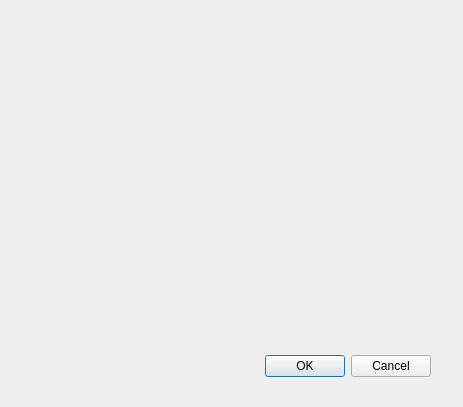
<?xml version="1.0" encoding="UTF-8"?>
<ui version="4.0">
 <class>SpriteDetailDialog</class>
 <widget class="QDialog" name="SpriteDetailDialog">
  <property name="geometry">
   <rect>
    <x>0</x>
    <y>0</y>
    <width>463</width>
    <height>407</height>
   </rect>
  </property>
  <property name="windowTitle">
   <string>Dialog</string>
  </property>
  <widget class="QDialogButtonBox" name="buttonBox">
   <property name="geometry">
    <rect>
     <x>90</x>
     <y>351</y>
     <width>341</width>
     <height>31</height>
    </rect>
   </property>
   <property name="orientation">
    <enum>Qt::Horizontal</enum>
   </property>
   <property name="standardButtons">
    <set>QDialogButtonBox::Cancel|QDialogButtonBox::Ok</set>
   </property>
  </widget>
 </widget>
 <resources/>
 <connections>
  <connection>
   <sender>buttonBox</sender>
   <signal>accepted()</signal>
   <receiver>SpriteDetailDialog</receiver>
   <slot>accept()</slot>
   <hints>
    <hint type="sourcelabel">
     <x>248</x>
     <y>254</y>
    </hint>
    <hint type="destinationlabel">
     <x>157</x>
     <y>274</y>
    </hint>
   </hints>
  </connection>
  <connection>
   <sender>buttonBox</sender>
   <signal>rejected()</signal>
   <receiver>SpriteDetailDialog</receiver>
   <slot>reject()</slot>
   <hints>
    <hint type="sourcelabel">
     <x>316</x>
     <y>260</y>
    </hint>
    <hint type="destinationlabel">
     <x>286</x>
     <y>274</y>
    </hint>
   </hints>
  </connection>
 </connections>
</ui>
